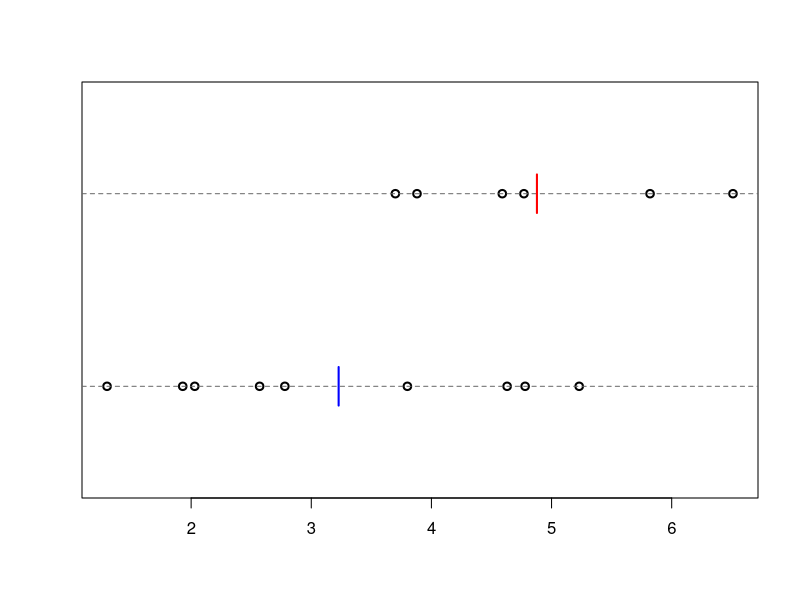

R code for this plot:
######################################################################
# Computer notes                 Statistics for Laboratory Scientists 
# Lecture 14                                 Johns Hopkins University 
######################################################################
# These notes provide R code related to the course lectures, to
# further illustrate the topics in the lectures and to assist the
# students to learn R.
#
# Lines beginning with the symbol '#' are comments in R.  All other
# lines contain code.
#
# In R for Windows, you may wish to open this file from the menu bar
# (File:Display file); you can then easily copy commands into the
# command window.  (Use the mouse to highlight one or more lines; then
# right-click and select "Paste to console".)
######################################################################

###################################################
# Example for CI comparing means of two populations
###################################################
# Data
x <- c(2.78, 5.23, 2.03, 4.78, 3.80, 2.57, 4.63, 1.93, 1.30)
y <- c(3.70, 4.77, 4.59, 5.82, 6.51, 3.88)

# means and SDs
xm <- mean(x)
ym <- mean(y)
xs <- sd(x)
ys <- sd(y)
xn <- length(x)
yn <- length(y)

# A plot of the data
z <- rep(0:1,c(length(x),length(y)))
plot(c(x,y),z,ylim=c(-0.5,1.5),yaxt="n",ylab="",xlab="",lwd=2)
abline(h=0:1,lty=2,col="gray40")
segments(xm, -0.1, xm, 0.1, col="blue", lwd=2)
segments(ym, 0.9, ym, 1.1, col="red", lwd=2)

# pooled estimate of the common population SD
spooled <- sqrt( (xs^2*(xn-1) + ys^2*(yn-1)) / (xn + yn - 2) )

# t value
tval <- qt(0.975, xn + yn - 2)

# estimated SE of the difference between the means
se <- spooled * sqrt(1/xn + 1/yn)

# confidence interval
round( (xm - ym) + c(-1,1)*(tval*se), 1)
# Returns -3.1 -0.2

# Alternatively, you can use the function t.test()
t.test(x,y,var.equal=TRUE)
# Returns the following:
#     95 percent confidence interval:
#     -3.1387982 -0.1623129 

###############################
# Getting confidence intervals
###############################
# Example data
x <- c(59.2, 54.6, 58.1, 41.8, 64.7, 50.8, 51.6, 47.0, 66.3, 58.1)
y <- c(73.3, 91.4, 69.1, 104.2, 64.6, 78.4, 56.4, 55.6, 61.1, 39.8,
       43.9, 63.6, 78.6, 76.5, 45.1, 90.2)

# 95% CI for mean of the first population
t.test(x)

# 95% CI for mean of the second population
t.test(y)

# 95% CI for difference in means
#     assuming pop'n SDs are equal
t.test(x, y, var.equal=TRUE)

# 95% CI for difference in means
#     not assuming pop'n SDs are equal
t.test(x, y)

##############################
# CI for pop'n SD
##############################

# 95% CI for SD of first population
sd(x) * sqrt( (length(x)-1) / qchisq(c(0.975,0.025), length(x)-1) )

# 95% CI for SD of first population
sd(y) * sqrt( (length(y)-1) / qchisq(c(0.975,0.025), length(y)-1) )



##################
# End of comp14.R
##################
